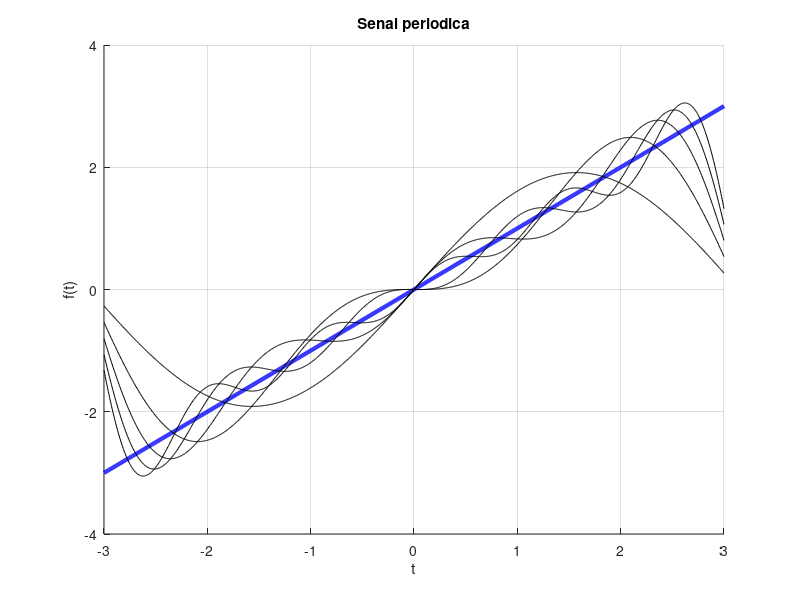

Write the MATLAB code that produced this figure.
clear all; close all; clc;

N = 1000;
tmin = -3;
tmax = 3;
t = linspace(tmin, tmax, N);
y = t;
a0= 0;
a1= a0 + (2/1*sinc(1*pi)-2*pi*cos(1*pi)/(1*pi))*sin(1*t);
a2= a1 + (2/2*sinc(2*pi)-2*pi*cos(2*pi)/(2*pi))*sin(2*t);
a3= a2 + (2/3*sinc(3*pi)-2*pi*cos(3*pi)/(3*pi))*sin(3*t);
a4= a3 + (2/4*sinc(4*pi)-2*pi*cos(4*pi)/(4*pi))*sin(4*t);
a5= a4 + (2/5*sinc(5*pi)-2*pi*cos(5*pi)/(5*pi))*sin(5*t);

figure
hold on
plot(t,y,'b-','LineWidth',3);
plot(t,a0,'k-');
plot(t,a1,'k-');
plot(t,a2,'k-');
plot(t,a3,'k-');
plot(t,a4,'k-');
plot(t,a5,'k-');
title('Senal periodica');
xlabel('t');
ylabel('f(t)');
hold off
grid on;